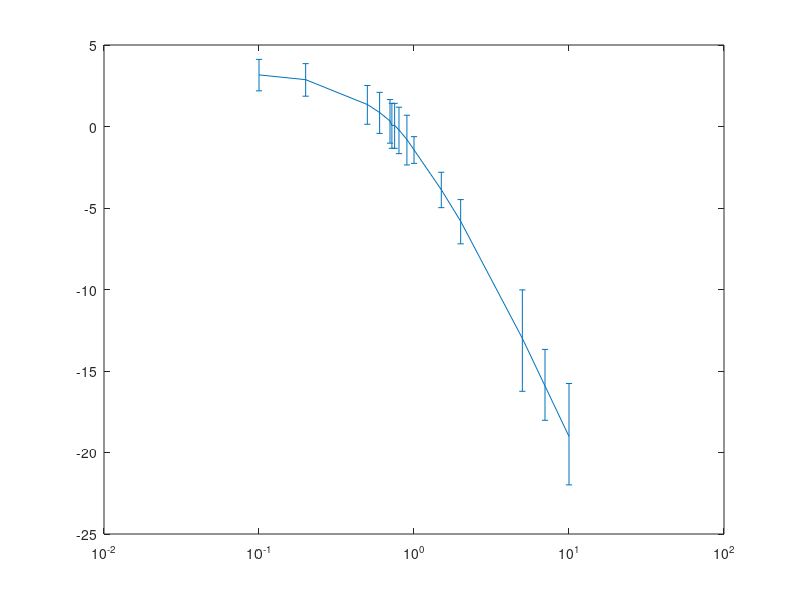

Recreate this plot in MATLAB. (Note: this script raises an error after producing the figure.)
close all
clear all

data = 	[
	0.1,1440,200
	0.2,1392,200
	0.5,1168 ,180 
	0.6,1104,180
	0.7,1040,160
	0.720,1008,160
	0.750,1008,160
    0.8,976,150
    0.9,912,140
    1,848,130
    1.5,640,110
	2,512,110
	5,224,50
	7,160,37
	10,112,28
	];
vin = 1000;
dim = size(data);
freq = zeros(dim(1),1);
mod = zeros(dim(1),1);
phase = zeros(dim(1),1);
for i=1:1:dim
    freq(i)=data(i, 1);
    mod(i)=20*log10(data(i, 2)/vin);
    phase(i)=-(data(i, 3).*10^-3).*freq(i).*360;
end

disp(mod);
disp(phase);

errorplus = ones(dim(1),1);
errorminus = ones(dim(1),1);

for i=1:1:dim
    if i<10
    errorplus(i) = 20*log10((data(i,2)+ 0.2*200)/vin) - mod(i);
    errorminus(i) =mod(i) - 20*log10((data(i,2) - 0.2*200)/vin);
    end
    if i>9
        if i<14
        errorplus(i) = 20*log10((data(i,2)+ 0.2*100)/vin) - mod(i);
        errorminus(i) =mod(i) - 20*log10((data(i,2) - 0.2*100)/vin);
        end
    end
    if i>13
        if i<16
        errorplus(i) = -20*log10((data(i,2)+ 0.2*50)/vin) + mod(i);
        errorminus(i) =-mod(i) + 20*log10((data(i,2) - 0.2*50)/vin);
        end
    end
    if i>15
        errorplus(i) = -20*log10((data(i,2)+ 0.2*50)/vin) + mod(i);
        errorminus(i) =-mod(i) + 20*log10((data(i,2) - 0.2*50)/vin);
    end
end

error1 = ones(dim(1),1)*10;

figure(3);

ax = axes();
ln1 = errorbar(freq, mod, errorminus*4, errorplus*4);
set(ax, 'XScale', 'log');

%ln1 = semilogx(freq,mod);
ln1.LineWidth = 1.5;
ln1.Marker = 'o';
title('Magnitude bode plot')
xlabel('Frequency [kHz]') 
ylabel('Magniture [dB]') 
y = mod(2)-3;
%line([10,1000],[y,y],'color', 'red')
%line([freq(10),freq(10)],[5,y],'color', 'red')

figure(4)
%ln2 = semilogx(freq,phase);

ax1 = axes();
ln2 = errorbar(freq, phase, error1);
set(ax1, 'XScale', 'log');

ln2.LineWidth = 1.5;
ln2.Marker = 'o';
title('Phase bode plot')
xlabel('Frequency [kHz]') 
ylabel('Phase [degrees]')
%line([freq(10),freq(10)],[-300,phase(10)],'color', 'red')
%line([10,freq(10)],[phase(10),phase(10)],'color', 'red')
